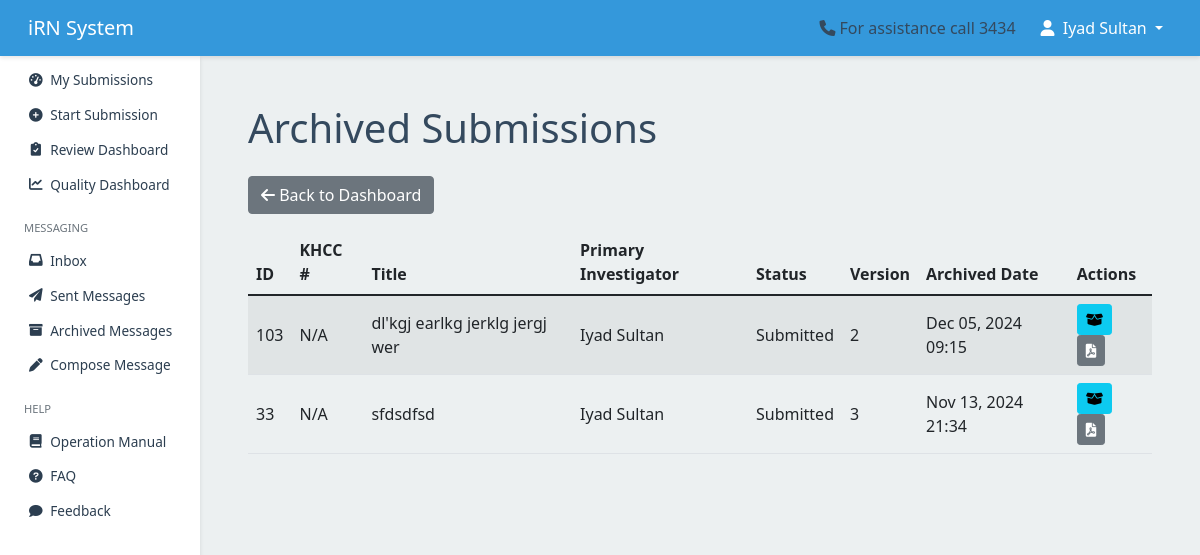
Screenshot of /submission/archived/ (signed in) with the database file from the repository.
### submission/models.py (models this page shows, shortened)
class Submission(models.Model):
    temporary_id = models.AutoField(primary_key=True)
    khcc_number = models.CharField(max_length=20, blank=True, null=True, unique=True)
    title = models.CharField(max_length=255)
    primary_investigator = models.ForeignKey(
        User, related_name='primary_investigations', on_delete=models.CASCADE
    )
    study_type = models.ForeignKey(StudyType, on_delete=models.SET_NULL, null=True)
    status = models.CharField(
        max_length=50,
        choices=get_submission_status_choices,
        default='draft'
    )
    date_created = models.DateTimeField(auto_now_add=True)
    last_modified = models.DateTimeField(auto_now=True)
    date_submitted = models.DateTimeField(blank=True, null=True)
    version = models.PositiveIntegerField(default=1)
    is_locked = models.BooleanField(default=False)
    is_archived = models.BooleanField(default=False)
    archived_at = models.DateTimeField(null=True, blank=True)
    show_in_irb = models.BooleanField(default=False, help_text="Toggle visibility for IRB members")
    show_in_rc = models.BooleanField(default=False, help_text="Toggle visibility for RC members")
    submitted_by = models.ForeignKey(
        User,
        related_name='submitted_submissions',
        on_delete=models.SET_NULL,
        null=True,
        blank=True,
        help_text="User who submitted the submission"
    )

### submission/views.py (the view)
# urls.py: path('archived/', views.archived_dashboard, name='archived_dashboard'),
@login_required
def archived_dashboard(request):
    submissions = Submission.objects.filter(
        is_archived=True
    ).select_related(
        'primary_investigator__userprofile'
    ).order_by('-date_created')
    return render(request, 'submission/archived_dashboard.html', {
        'submissions': submissions,
    })

### iRN/constants.py (called while the page is built)
def get_submission_status_choices():
    DEFAULT_CHOICES = SUBMISSION_STATUS_CHOICES
    try:
        choices = cache.get('submission_status_choices')
        if not choices:
            StatusChoice = apps.get_model('submission', 'StatusChoice')
            choices = list(StatusChoice.objects.filter(is_active=True).values_list('code', 'label'))
            if choices:
                cache.set('submission_status_choices', choices)
        return choices or DEFAULT_CHOICES
    except (OperationalError, LookupError):
        return DEFAULT_CHOICES

### submission/templates/submission/archived_dashboard.html (shortened to what this page needs)
{% extends 'users/base.html' %}
{% load static %}
{% block content %}
<div class="container mt-4">
    <h1 class="mb-4">Archived Submissions</h1>
    <div class="mb-3">
        <a href="{% url 'submission:dashboard' %}" class="btn btn-secondary">
            <i class="fas fa-arrow-left"></i> Back to Dashboard
        </a>
    </div>
    <div class="table-responsive">
        <table class="table table-striped">
            <thead>
                <tr>
                    <th>ID</th>
                    <th>KHCC #</th>
                    <th>Title</th>
                    <th>Primary Investigator</th>
                    <th>Status</th>
                    <th>Version</th>
                    <th>Archived Date</th>
                    <th>Actions</th>
                </tr>
            </thead>
            <tbody>
                {% for submission in submissions %}
                <tr>
                    <td>{{ submission.temporary_id }}</td>
                    <td>{{ submission.khcc_number|default:"N/A" }}</td>
                    <td>{{ submission.title }}</td>
                    <td>{{ submission.primary_investigator.get_full_name }}</td>
                    <td>{{ submission.get_status_display }}</td>
                    <td>{{ submission.version }}</td>
                    <td>{{ submission.archived_at|date:"M d, Y H:i" }}</td>
                    <td>
                        <button class="btn btn-sm btn-info unarchive-submission"
                                data-submission-id="{{ submission.temporary_id }}"
                                title="Unarchive Submission">
                            <i class="fas fa-box-open"></i>
                        </button>
                        <a href="{% url 'submission:download_submission_pdf' submission.temporary_id %}"
                           class="btn btn-sm btn-secondary"
                           title="Download PDF">
                            <i class="fas fa-file-pdf"></i>
                        </a>
                    </td>
                </tr>
                {% empty %}
                <tr>
                    <td colspan="9" class="text-center">No archived submissions found.</td>
                </tr>
                {% endfor %}
            </tbody>
        </table>
    </div>
</div>
{% endblock %}

### users/templates/users/base.html (shortened to what this page needs)
{% load static %}
<!DOCTYPE html>
<html lang="en">
<head>
    {% load static %}
    <link href="https://cdn.jsdelivr.net/npm/bootstrap@5.1.3/dist/css/bootstrap.min.css" rel="stylesheet">
    <link href="https://cdnjs.cloudflare.com/ajax/libs/font-awesome/6.0.0-beta3/css/all.min.css" rel="stylesheet">
    <link href="https://cdn.jsdelivr.net/npm/select2@4.1.0-rc.0/dist/css/select2.min.css" rel="stylesheet">
    <link href="https://cdn.jsdelivr.net/npm/select2-bootstrap-5-theme@1.3.0/dist/select2-bootstrap-5-theme.min.css" rel="stylesheet">
</head>
<body>
    <nav class="navbar navbar-expand-lg navbar-dark">
        <div class="container-fluid">
            <a class="navbar-brand" href="/">iRN System</a>
            <div class="collapse navbar-collapse justify-content-end" id="navbarNav">
                <span class="me-3"><i class="fas fa-phone me-1"></i>For assistance call 3434</span>
                {% if user.is_authenticated %}
                    <ul class="navbar-nav">
                        <li class="nav-item dropdown">
                            <button class="nav-link dropdown-toggle btn btn-link"
                                    id="userDropdown"
                                    data-bs-toggle="dropdown"
                                    aria-expanded="false">
                                <i class="fas fa-user me-1"></i>
                                {{ user.get_full_name|default:user.username }}
                            </button>
                        </li>
                    </ul>
                {% endif %}
            </div>
        </div>
    </nav>
    <div class="container-fluid">
        <div class="row">
            <nav class="sidebar" id="sidebar">
                <div class="position-sticky">
                    <ul class="nav flex-column">
                        <li class="nav-item">
                            <a class="nav-link {% if request.resolver_match.url_name == 'dashboard' %}active{% endif %}"
                               href="{% url 'submission:dashboard' %}">
                                <i class="fas fa-tachometer-alt"></i>
                                <span>My Submissions</span>
                            </a>
                        </li>
                        <li class="nav-item">
                            <a class="nav-link {% if request.resolver_match.url_name == 'start_submission' %}active{% endif %}"
                               href="{% url 'submission:start_submission' %}">
                                <i class="fas fa-plus-circle"></i>
                                <span>Start Submission</span>
                            </a>
                        </li>
                        <li class="nav-item">
                            {% if request.user.groups.all|dictsort:"name"|join:"," in "IRB,OSAR,RC" %}
                            <a class="nav-link {% if request.resolver_match.url_name == 'review_dashboard' %}active{% endif %}"
                               href="{% url 'review:review_dashboard' %}">
                                <i class="fas fa-clipboard-check"></i>
                                <span>Review Dashboard</span>
                            </a>
                            {% endif %}
                        </li>
                        <li class="nav-item">
                            <a href="{% url 'review:quality_dashboard' %}" class="nav-link">
                                <i class="fas fa-chart-line"></i> Quality Dashboard
                            </a>
                        </li>
                        <li class="nav-item mt-3">
                            <div class="sidebar-heading px-3 py-2 text-muted small text-uppercase">
                                Messaging
                            </div>
                        </li>
                        <li class="nav-item">
                            <a class="nav-link {% if request.resolver_match.url_name == 'inbox' %}active{% endif %}"
                               href="{% url 'messaging:inbox' %}">
                                <i class="fas fa-inbox"></i>
                                <span>Inbox</span>
                            </a>
                        </li>
                        <li class="nav-item">
                            <a class="nav-link {% if request.resolver_match.url_name == 'sent_messages' %}active{% endif %}"
                               href="{% url 'messaging:sent_messages' %}">
                                <i class="fas fa-paper-plane"></i>
                                <span>Sent Messages</span>
                            </a>
                        </li>
                        <li class="nav-item">
                            <a class="nav-link {% if request.resolver_match.url_name == 'archived_messages' %}active{% endif %}"
                               href="{% url 'messaging:archived_messages' %}">
                                <i class="fas fa-archive"></i>
                                <span>Archived Messages</span>
                            </a>
                        </li>
                        <li class="nav-item">
                            <a class="nav-link {% if request.resolver_match.url_name == 'compose_message' %}active{% endif %}"
                               href="{% url 'messaging:compose_message' %}">
                                <i class="fas fa-pen"></i>
                                <span>Compose Message</span>
                            </a>
                        </li>
                        <li class="nav-item mt-3">
                            <div class="sidebar-heading px-3 py-2 text-muted small text-uppercase">
                                Help
                            </div>
                        </li>
                        <li class="nav-item">
                            <a class="nav-link" href="{% url 'users:operation_manual' %}" target="_blank">
                                <i class="fas fa-book"></i>
                                <span>Operation Manual</span>
                            </a>
                        </li>
                        <li class="nav-item">
                            <a class="nav-link" href="{% url 'users:faq' %}">
                                <i class="fas fa-question-circle"></i>
                                <span>FAQ</span>
                            </a>
                        </li>
                        <li class="nav-item">
                            <a class="nav-link" href="{% url 'feedback:submit_feedback' %}">
                                <i class="fas fa-comment"></i>
                                <span>Feedback</span>
                            </a>
                        </li>
                    </ul>
                </div>
            </nav>
            <main class="main-content">
                {% block content %}{% endblock %}
            </main>
        </div>
    </div>
</body>
</html>

### users/templates/users/base.html (style rules this page uses)
:root { --primary-color: #3498db; --secondary-color: #2c3e50; --background-color: #ecf0f1; --text-color: #34495e; --sidebar-width: 200px; --navbar-height: 56px; --shadow-sm: 0 2px 4px rgba(0,0,0,.1); --shadow-md: 0 4px 6px rgba(0,0,0,.1); --transition-default: all 0.3s ease; }
body { font-family: 'Segoe UI', Tahoma, Geneva, Verdana, sans-serif; background-color: var(--background-color); color: var(--text-color); min-height: 100vh; padding-top: var(--navbar-height); }
.navbar { background-color: var(--primary-color); box-shadow: var(--shadow-sm); height: var(--navbar-height); padding: 0 1rem; z-index: 1030; position: fixed; top: 0; right: 0; left: 0; }
.navbar-brand, .navbar-nav .nav-link { color: white !important; }
.sidebar { position: fixed; top: var(--navbar-height); left: 0; width: var(--sidebar-width); height: calc(100vh - var(--navbar-height)); background-color: white; box-shadow: var(--shadow-sm); padding-top: 0.5rem; z-index: 1020; overflow-y: auto; }
.sidebar .nav-link { color: var(--secondary-color); padding: 0.4rem 0.75rem; border-left: 3px solid transparent; transition: var(--transition-default); display: flex; align-items: center; gap: 0.35rem; font-size: 0.85rem; margin-bottom: 0.1rem; }
.sidebar .nav-link i { width: 1.1rem; text-align: center; }
.sidebar-heading { padding: 0.3rem 0.75rem !important; margin-bottom: 0.2rem !important; font-size: 0.7rem !important; }
.sidebar .nav-item.mt-3 { margin-top: 0.75rem !important; }
.main-content { margin-left: var(--sidebar-width); padding: 1.5rem; min-height: calc(100vh - var(--navbar-height)); width: calc(100% - var(--sidebar-width)); }
.table td { vertical-align: middle; }
.btn-sm { padding: 0.25rem 0.5rem; }

### rows the page displays
Submission: temporary_id "103", khcc_number "N/A", title "dl'kgj earlkg jerklg jergj wer", primary_investigator.get_full_name "Iyad Sultan", status "Submitted", version "2", archived_at "Dec 05, 2024 09:15"
Submission: temporary_id "33", khcc_number "N/A", title "sfdsdfsd", primary_investigator.get_full_name "Iyad Sultan", status "Submitted", version "3", archived_at "Nov 13, 2024 21:34"

### other values shown
{{ user.get_full_name|default:user.username }} "Iyad Sultan"
